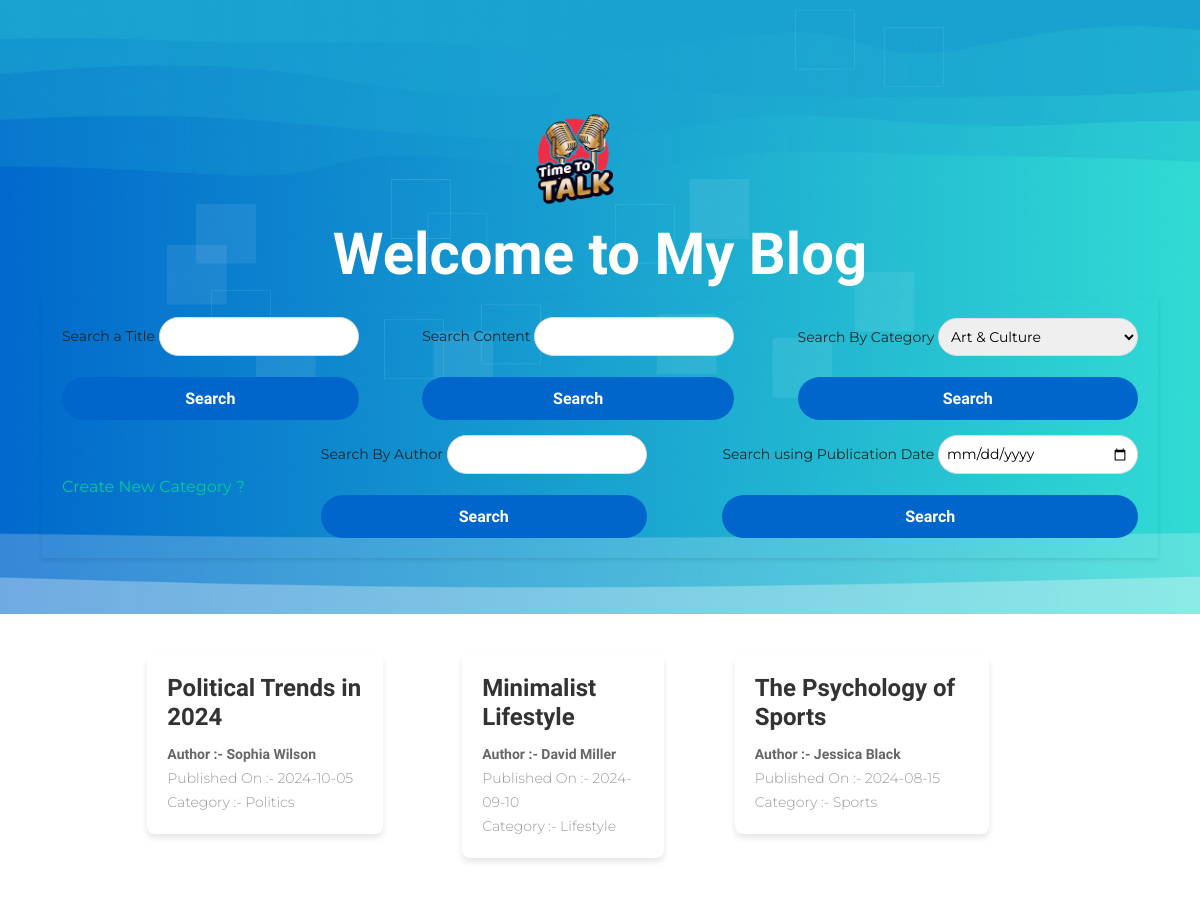
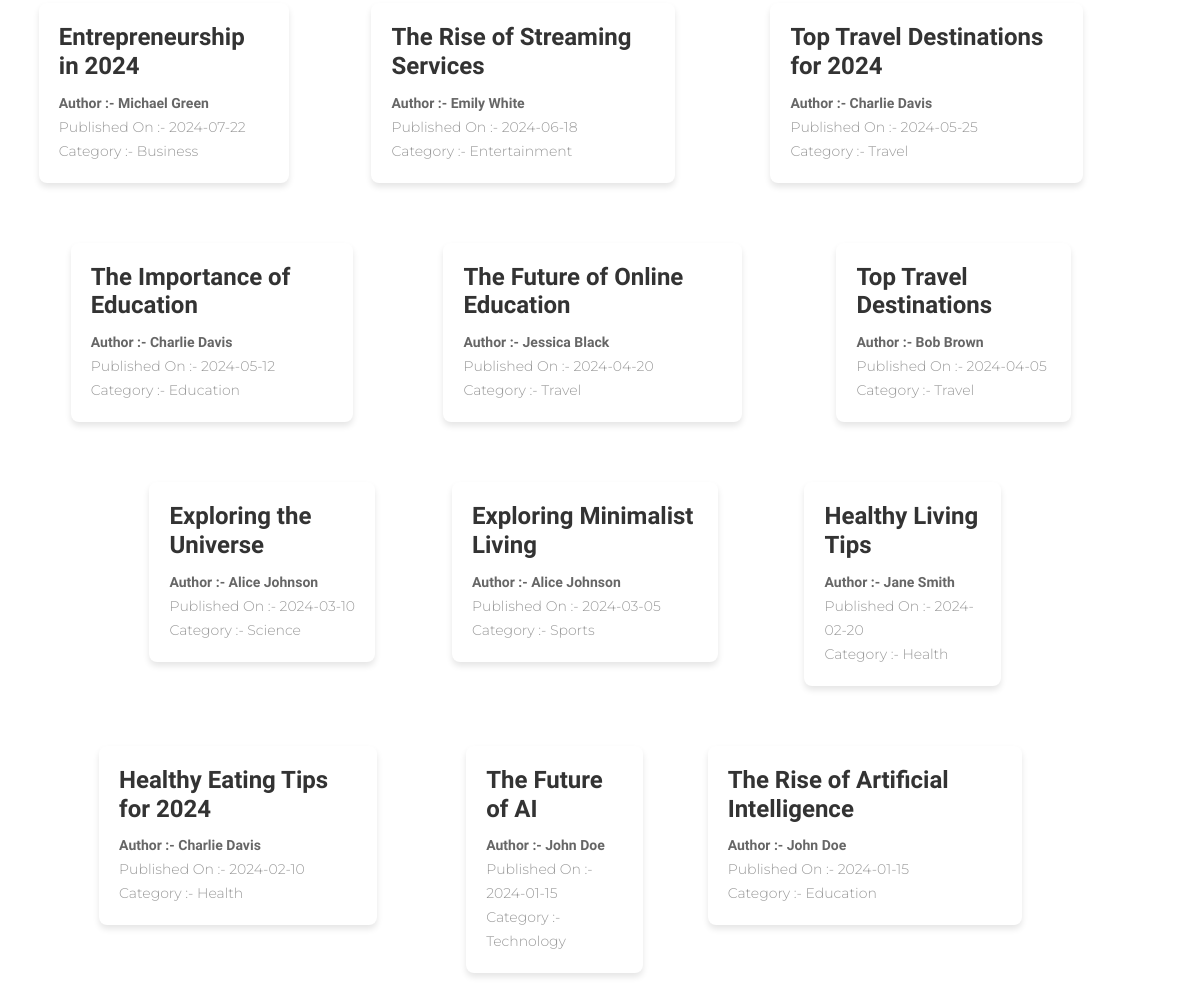
The page / on the database its author committed (2 pictures, top to bottom).
### tables this page shows
CREATE TABLE IF NOT EXISTS `article` (
  `id` int NOT NULL AUTO_INCREMENT,
  `title` varchar(50) NOT NULL,
  `content` text NOT NULL,
  `date_pub` date DEFAULT NULL,
  `category_id` int DEFAULT NULL,
  `author_id` int DEFAULT NULL,
  PRIMARY KEY (`id`),
  KEY `category_id` (`category_id`),
  KEY `author_id` (`author_id`)
);

CREATE TABLE IF NOT EXISTS `category` (
  `id` int NOT NULL AUTO_INCREMENT,
  `name` varchar(100) NOT NULL,
  PRIMARY KEY (`id`)
);

### index.php (called while the page is built, shortened)
<?php
require_once('./Models/Database.class.php');
require_once('./Models/Article.class.php');
$modelArticle = new Article;
$articles = $modelArticle->getAll();
$categories = $modelArticle->getCategories();
require_once('./Views/home.php');

### Models/Database.class.php (called while the page is built, shortened)
<?php
abstract class Database
{
    public function __construct()
    {
        $this->db = new PDO("mysql:host=localhost;dbname=blog;charset=utf8", "root", '');
    }
}

### Models/Article.class.php (called while the page is built, shortened)
<?php
class Article extends Database
{
    protected $base = "SELECT article.*, author.id , author.phone, author.address, author.dob, CONCAT(author.firstname, ' ', author.lastname) AS author , category.id, category.name AS category
    FROM article
    LEFT JOIN author ON article.author_id = author.id
    LEFT JOIN category ON article.category_id = category.id ";
    public function getAll()
    {
        $request = $this->db->prepare($this->base . "ORDER BY date_pub DESC");
        $request->execute();
        $data = $request->fetchAll(PDO::FETCH_ASSOC);
        return $data;
    }
    public function getCategories()
    {
        $request = $this->db->prepare("SELECT * FROM category ORDER BY name");
        $request->execute();
        $data = $request->fetchAll(PDO::FETCH_ASSOC);
        return $data;
    }
}

### Views/home.php (the view, shortened to what this page needs)
<!DOCTYPE html>
<html lang="en">
<head>
    <link rel="stylesheet" href="Assets/style.css">
    <link rel="stylesheet" href="https://cdnjs.cloudflare.com/ajax/libs/font-awesome/6.0.0-beta3/css/all.min.css" />
    <link rel="stylesheet" href="./Assets/css/bootstrap.min.css">
    <link rel="stylesheet" href="./Assets/css/bootstrap-icons.css">
    <link rel="stylesheet" href="./Assets/css/owl.carousel.min.css">
    <link rel="stylesheet" href="./Assets/css/owl.theme.default.min.css">
    <link href="./Assets/css/templatemo-pod-talk.css" rel="stylesheet">
</head>
<body>
    <section class="hero-section">
        <div class="container">
            <div class="row">
                <div class="col-lg-12 col-12">
                    <div class="text-center mb-5 pb-2">
                        <div class="container">
                            <a class="navbar-brand me-lg-5 me-0" href="index.php">
                                <img src="images/pod-talk-logo.png" class="logo-image img-fluid" alt="templatemo pod talk">
                            </a>
                        </div>
                        <h1 class="text-white">Welcome to My Blog</h1>
                        <div class="navbar">
                            <form action="">
                                <label>
                                    Search a Title
                                    <input type="text" name="title" value="<?= $_GET['title'] ?? '' ?>">
                                </label>
                                <button type="submit" class="btn custom-btn smoothscroll mt-3">Search</button>
                            </form>
                            <form action="">
                                <label>
                                    Search Content
                                    <input type="text" name="content" value="<?= $_GET['content'] ?? '' ?>">
                                </label>
                                <button type="submit" class="btn custom-btn smoothscroll mt-3">Search</button>
                            </form>
                            <form action="">
                                <label>
                                    Search By Category
                                    <select name="category_id">
                                        <?php foreach ($categories as $category) : ?>
                                            <option value="<?= $category['id'] ?>" <?= !empty($_GET['category_id']) && $_GET['category_id'] == $category['id'] ? 'selected' : '' ?>><?= $category['name'] ?></option>
                                        <?php endforeach ?>
                                    </select>
                                </label>
                                <button type="submit" class="btn custom-btn smoothscroll mt-3">Search</button>
                            </form>
                            <a href="Views/createCategory.php"> Create New Category ?</a>
                            <form action="">
                                <label>
                                    Search By Author
                                    <input type="text" name="author" value="<?= $_GET['author'] ?? '' ?>">
                                </label>
                                <button type="submit" class="btn custom-btn smoothscroll mt-3">Search</button>
                            </form>
                            <form action="">
                                <label for="date_pub">
                                    Search using Publication Date
                                    <input type="date" name="date_pub" value="<?= $_GET['date_pub'] ?? '' ?>">
                                </label>
                                <button type="submit" class="btn custom-btn smoothscroll mt-3">Search</button>
                            </form>
                        </div>
                    </div>
                </div>
            </div>
        </div>
    </section>
    <?php if (!empty($articles)): ?>
        <div class="article-grid">
            <?php foreach ($articles as $article) : ?>
                <a href="article.php?id=<?= $article['id'] ?>" class="article-link">
                    <div class="article-card">
                        <h3 class="article-title"><?= $article['title'] ?></h3>
                        <h3 class="article-author">Author :- <?= $article['author'] ?></h3><br>
                        <p class="article-date">Published On :- <?= $article['date_pub'] ?></p><br>
                        <p class="article-date">Category :- <?= $article['category'] ?></p>
                    </div>
                </a>
            <?php endforeach ?>
        <?php else : ?>
            <h1 class="recordError"> No Records Found</h1>
        <?php endif ?>
        </div>
</body>
</html>

### Assets/style.css (style rules this page uses)
body, h1, h3, p, form { margin: 0; padding: 0; box-sizing: border-box; }
body { font-family: Arial, sans-serif; line-height: 1.6; background-color: #f4f4f4; color: #333; padding: 0; margin: 0; }
.navbar { display: flex; flex-wrap: wrap; justify-content: center; gap: 15px; padding: 20px; background-color: #ffffff; box-shadow: 0 2px 4px rgba(0, 0, 0, 0.1); }
.navbar form { display: flex; flex-direction: column; gap: 5px; }
.navbar label { font-size: 14px; }
.navbar input[type="text"], .navbar select, .navbar input[type="date"] { border: 2px solid transparent; border-radius: 100px; padding: 8px; border: 1px solid #ddd; font-size: 14px; width: 200px; }
.article-grid { display: flex; flex-wrap: wrap; gap: 20px; justify-content: center; padding: 20px; }
.article-card { background-color: #fff; border-radius: 8px; box-shadow: 0 4px 6px rgba(0, 0, 0, 0.1); overflow: hidden; padding: 15px; width: 300px; transition: transform 0.3s ease, box-shadow 0.3s ease; }
.article-title { font-size: 18px; color: #333; margin-bottom: 10px; }
.article-date, .article-author { font-size: 14px; color: #666; }
.article-link { text-decoration: none; }
body, h1, h2, p { margin: 0; padding: 0; box-sizing: border-box; }
.article-card { background-color: #fff; border-radius: 8px; box-shadow: 0 4px 6px rgba(0, 0, 0, 0.1); overflow: hidden; padding: 20px; width: 80%; max-width: 800px; margin: 20px 0; }
.article-title { font-size: 24px; color: #333; margin-bottom: 10px; }
.article-author, .article-date { display: inline; }
.article-author { font-weight: bold; }
.article-date { color: #999; }

### Assets/css/templatemo-pod-talk.css (style rules this page uses)
:root { --white-color: #ffffff; --primary-color: #00cc99; --secondary-color: #0066cc; --section-bg-color: #f0f8ff; --custom-btn-bg-color: #0066cc; --custom-btn-bg-hover-color: #00cc99; --dark-color: #000000; --p-color: #717275; --border-color: #7fffd4; --link-hover-color: #0066cc; --body-font-family: "Montserrat", sans-serif; --title-font-family: "Sono", sans-serif; --h1-font-size: 58px; --h2-font-size: 46px; --h3-font-size: 32px; --h4-font-size: 28px; --h5-font-size: 24px; --h6-font-size: 22px; --p-font-size: 16px; --menu-font-size: 14px; --border-radius-large: 100px; --border-radius-medium: 20px; --border-radius-small: 10px; --font-weight-light: 300; --font-weight-normal: 400; --font-weight-medium: 500; --font-weight-semibold: 600; --font-weight-bold: 700; }
body { background-color: var(--white-color); font-family: var(--body-font-family); }
h2, h3, h4, h5, h6 { color: var(--dark-color); }
h1, h2, h3, h4, h5, h6 { font-family: var(--title-font-family); font-weight: var(--font-weight-semibold); }
h1 { font-size: var(--h1-font-size); font-weight: var(--font-weight-bold); }
h3 { font-size: var(--h3-font-size); }
p { color: var(--p-color); font-size: var(--p-font-size); font-weight: var(--font-weight-light); }
a, button { touch-action: manipulation; transition: all 0.3s; }
a { display: inline-block; color: var(--primary-color); text-decoration: none; }
.custom-btn { background: var(--custom-btn-bg-color); border: 2px solid transparent; border-radius: var(--border-radius-large); color: var(--white-color); font-family: var(--title-font-family); font-size: var(--p-font-size); font-weight: var(--font-weight-semibold); line-height: normal; transition: all 0.3s; padding: 10px 20px; }
.navbar { background-color: transparent; z-index: 9; padding: 20px; }
.logo-image { width: 120px; height: auto; }
.navbar-brand, .navbar-brand:hover { font-size: var(--h3-font-size); font-weight: var(--font-weight-bold); display: flex; justify-content: center; }
.hero-section { background-image: url("../images/templatemo-wave-banner.jpg"), linear-gradient(#348cd2, #ffffff); background-repeat: no-repeat; background-size: 108% 76%; background-position: top; padding-top: 100px; }
@media screen and (max-width: 1240px) { .hero-section { background-size: 116%; } }

### rows shown on the page
article: title "Political Trends in 2024", author "Sophia Wilson", date_pub "2024-10-05", category.name "Politics"
article: title "Minimalist Lifestyle", author "David Miller", date_pub "2024-09-10", category.name "Lifestyle"
article: title "The Psychology of Sports", author "Jessica Black", date_pub "2024-08-15", category.name "Sports"
article: title "Entrepreneurship in 2024", author "Michael Green", date_pub "2024-07-22", category.name "Business"
article: title "The Rise of Streaming Services", author "Emily White", date_pub "2024-06-18", category.name "Entertainment"
article: title "Top Travel Destinations for 2024", author "Charlie Davis", date_pub "2024-05-25", category.name "Travel"
article: title "The Importance of Education", author "Charlie Davis", date_pub "2024-05-12", category.name "Education"
article: title "The Future of Online Education", author "Jessica Black", date_pub "2024-04-20", category.name "Travel"
article: title "Top Travel Destinations", author "Bob Brown", date_pub "2024-04-05", category.name "Travel"
article: title "Exploring the Universe", author "Alice Johnson", date_pub "2024-03-10", category.name "Science"
article: title "Exploring Minimalist Living", author "Alice Johnson", date_pub "2024-03-05", category.name "Sports"
article: title "Healthy Living Tips", author "Jane Smith", date_pub "2024-02-20", category.name "Health"
article: title "Healthy Eating Tips for 2024", author "Charlie Davis", date_pub "2024-02-10", category.name "Health"
article: title "The Future of AI", author "John Doe", date_pub "2024-01-15", category.name "Technology"
article: title "The Rise of Artificial Intelligence", author "John Doe", date_pub "2024-01-15", category.name "Education"

### other values the page prints
form field category_id "Art & Culture"
